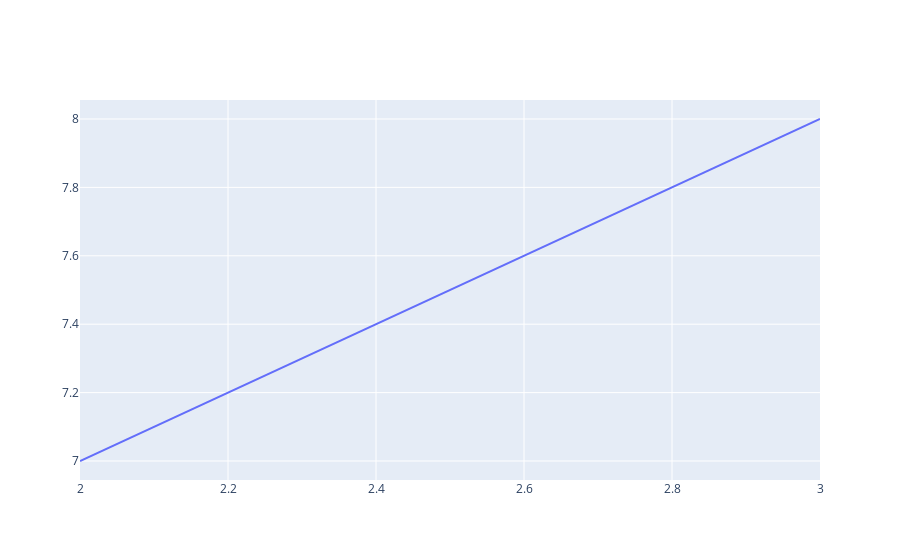

Notebook code for this chart:
### Markdown cell above
You could also, in a more concise way, use this syntax directly:
```python
go.Figure(go.Scatter(x=[2, 3], y=[7, 8], mode="lines")).show()
```

### Code cell
go.Figure(go.Scatter(x=[2, 3], y=[7, 8], mode="lines")).show()

### Figure 1 — Plotly figure (JSON) as saved in the notebook; plotly's stock layout.template omitted (floating-point values rounded to 4 significant figures)
{"data": [{"mode": "lines", "type": "scatter", "x": [2, 3], "y": [7, 8]}], "layout": {}}
